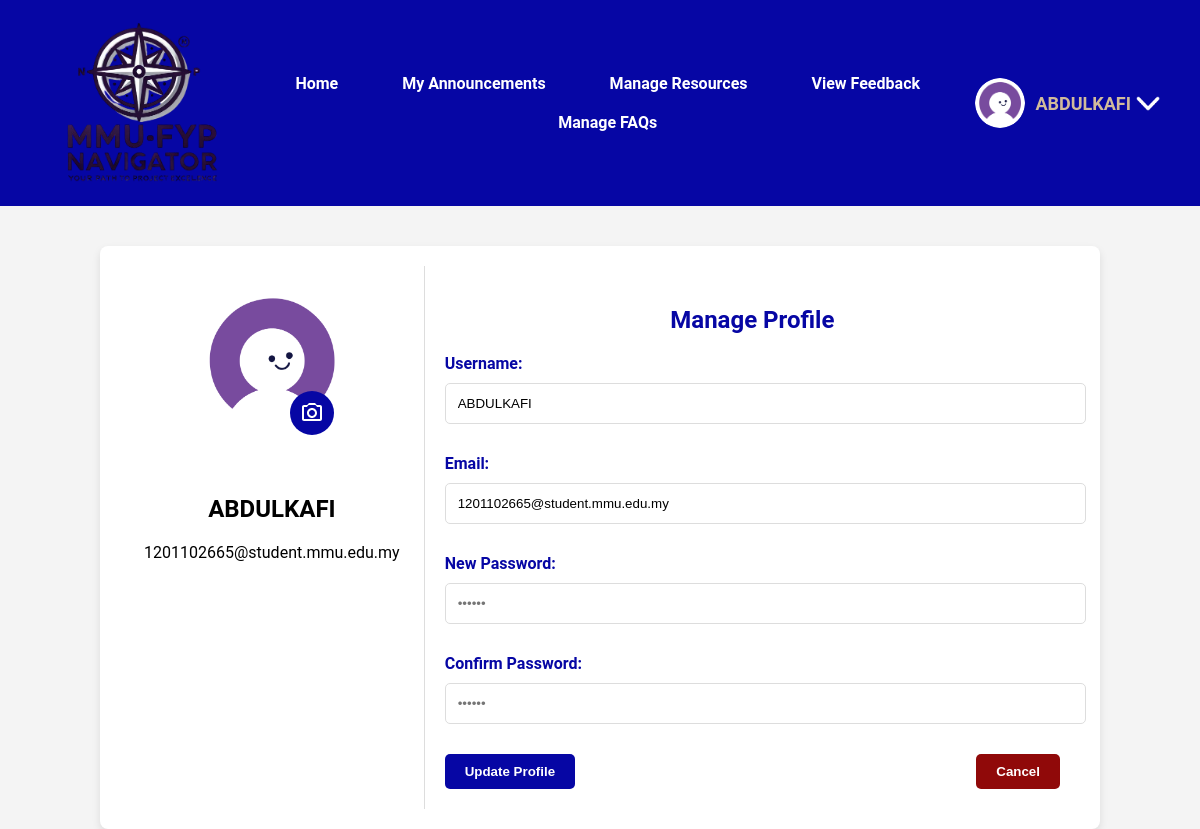
The app's page /MMU_resource/profile.php (signed in) with its own data.
### tables this page shows
CREATE TABLE `users` (
  `user_id` int(11) NOT NULL,
  `username` varchar(50) NOT NULL,
  `password` varchar(255) NOT NULL,
  `email` varchar(100) NOT NULL,
  `profile_picture` varchar(255) DEFAULT NULL,
  `is_admin` tinyint(1) DEFAULT 0,
  `created_at` timestamp NOT NULL DEFAULT current_timestamp()
);

### MMU_resource/profile.php (the view, shortened to what this page needs)
<?php
require 'db.php';
$user_id = $_SESSION['user_id'];
$default_profile_picture = 'profilePicture/super/default.png';
function getUserData($pdo, $user_id) {
    $stmt = $pdo->prepare("SELECT username, email, profile_picture FROM Users WHERE user_id = ?");
    $stmt->execute([$user_id]);
    return $stmt->fetch(PDO::FETCH_ASSOC);
}
$users = getUserData($pdo, $user_id);
?>
<!DOCTYPE html>
<html lang="en">
<head>
    <link rel="stylesheet" href="css/profile-style.css">
    <link rel="stylesheet" href="css/alert.css">
</head>
<body>
    <?php include 'header.php'; ?>
    <div class="profile-container">
        <div class="profile-sidebar">
            <div class="profile-pic-container">
                <img src="<?php echo htmlspecialchars($users['profile_picture'] ?? $default_profile_picture); ?>" alt="Profile Picture" class="profile-pic">
                <div class="svg-container">
                    <label for="profile_picture" class="custom-file-upload">
                    </label>
                </div>
            </div>
            <h2><?php echo htmlspecialchars($users['username']); ?></h2>
            <p><?php echo htmlspecialchars($users['email']); ?></p>
        </div>
        <div class="profile-main">
            <h2>Manage Profile</h2>
            <form method="post" action="profile.php" enctype="multipart/form-data">
                <div class="form-group">
                    <label for="username">Username:</label>
                    <input type="text" id="username" name="username" value="<?php echo htmlspecialchars($users['username']); ?>" required>
                </div>
                <div class="form-group">
                    <label for="email">Email:</label>
                    <input type="email" id="email" name="email" value="<?php echo htmlspecialchars($users['email']); ?>" required>
                </div>
                <div class="form-group">
                    <label for="password">New Password:</label>
                    <input type="password" id="password" name="password" placeholder="••••••">
                </div>
                <div class="form-group">
                    <label for="confirm_password">Confirm Password:</label>
                    <input type="password" id="confirm_password" name="confirm_password" placeholder="••••••">
                </div>
                <div class="btn-group">
                    <button type="submit" class="btn">Update Profile</button>
                    <button type="button" class="btn-cancel" onclick="window.location.href='<?php echo $_SESSION['is_admin'] ? 'adminpanel.php' : 'home.php'; ?>'">Cancel</button>
                </div>
            </form>
        </div>
    </div>
</body>
</html>

### MMU_resource/css/profile-style.css (style rules this page uses)
button, .btn, .btn-table, .btn-cancel, .btn-cancel-table { text-decoration: none; }
body { font-family: 'Roboto', sans-serif; margin: 0; padding: 0; background-color: #f4f4f4; }
.profile-container { display: flex; width: 80%; margin: 0 auto; padding: 20px; background: #fff; box-shadow: 0 4px 8px rgba(0, 0, 0, 0.1); border-radius: 8px; margin-top: 40px; }
.profile-sidebar { width: 30%; padding: 20px; text-align: center; border-right: 1px solid #ddd; }
.profile-pic-container { position: relative; margin-bottom: 10px; }
.profile-pic { width: 150px; height: 150px; border-radius: 50%; object-fit: cover; }
.svg-container { position: relative; top: -30px; }
.custom-file-upload { display: block; width: 24px; height: 24px; background-color: #0606a4; border-radius: 50%; padding: 10px; cursor: pointer; text-align: center; display: inline-block; margin-top: -20px; margin-left: 80px; position: relative; }
.custom-file-upload svg { width: 24px; height: 24px; fill: #fff; }
.profile-main { width: 70%; padding: 20px; }
.profile-main h2 { text-align: center; color: #0606a4; font-weight: bold; margin-bottom: 20px; }
.form-group { margin: 20px 0; }
label { display: block; margin-bottom: 10px; color: #0606a4; font-weight: bold; }
input[type="text"], input[type="email"], input[type="password"] { width: 100%; padding: 12px; border: 1px solid #ddd; border-radius: 5px; margin-bottom: 10px; }
.btn-group { display: flex; justify-content: space-between; }
.btn { background: #0606a4; color: #fff; padding: 10px 20px; border: none; border-radius: 5px; cursor: pointer; transition: background 0.3s, box-shadow 0.3s; font-weight: bold; }
.btn-cancel { background: #900909; color: #fff; padding: 10px 20px; border: none; border-radius: 5px; cursor: pointer; transition: background 0.3s, box-shadow 0.3s; font-weight: bold; }

### MMU_resource/css/header.css (style rules this page uses)
body { font-family: 'Roboto', sans-serif; margin: 0; padding: 0; background-color: #f4f4f4; }

### records on screen
users: profile_picture (placeholder picture), username "ABDULKAFI", email "1201102665@student.mmu.edu.my"

### other values on screen
$_SESSION['username'] "ABDULKAFI"
